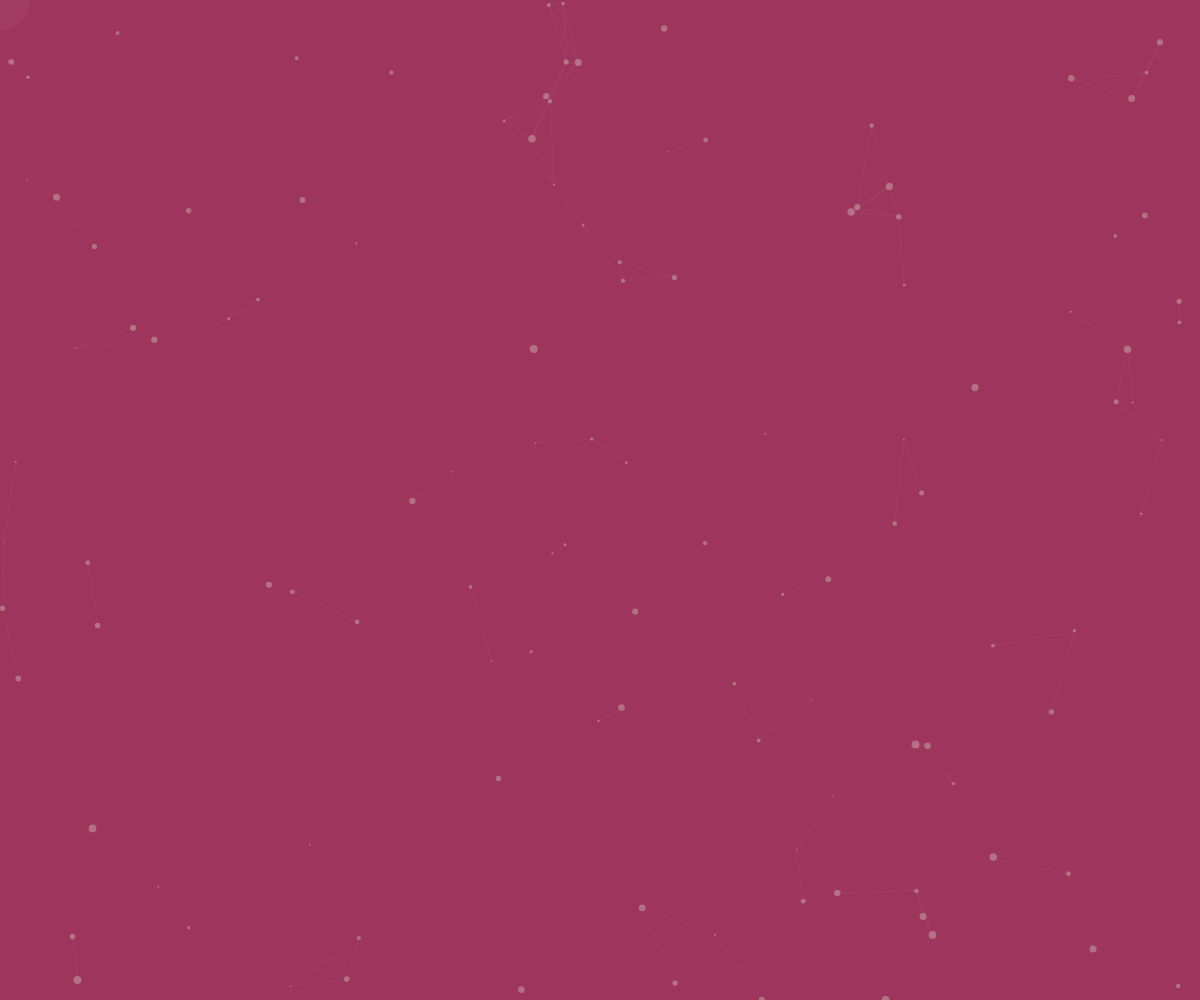
Frame 1 (no input)
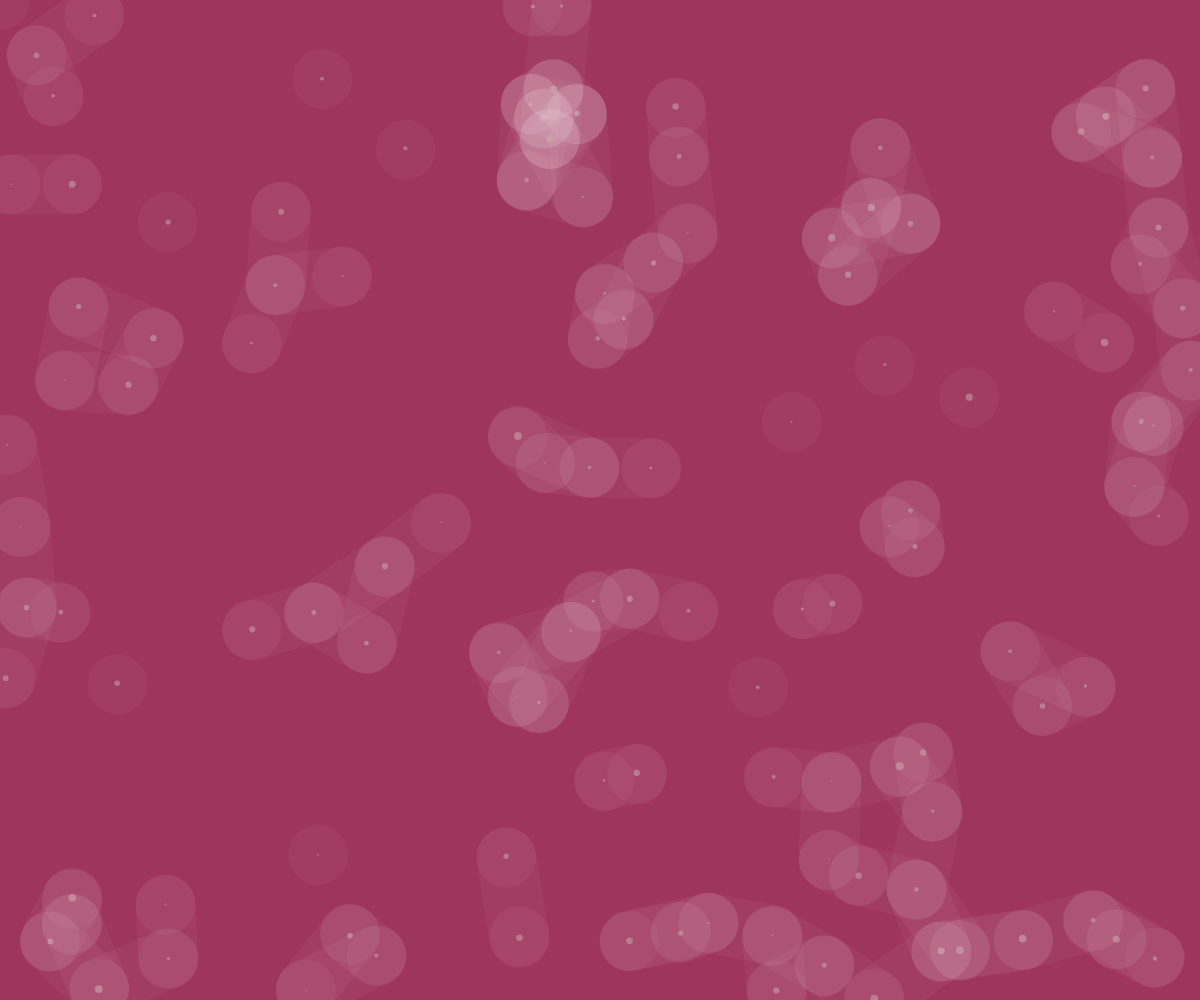
Frame 60 (no input)
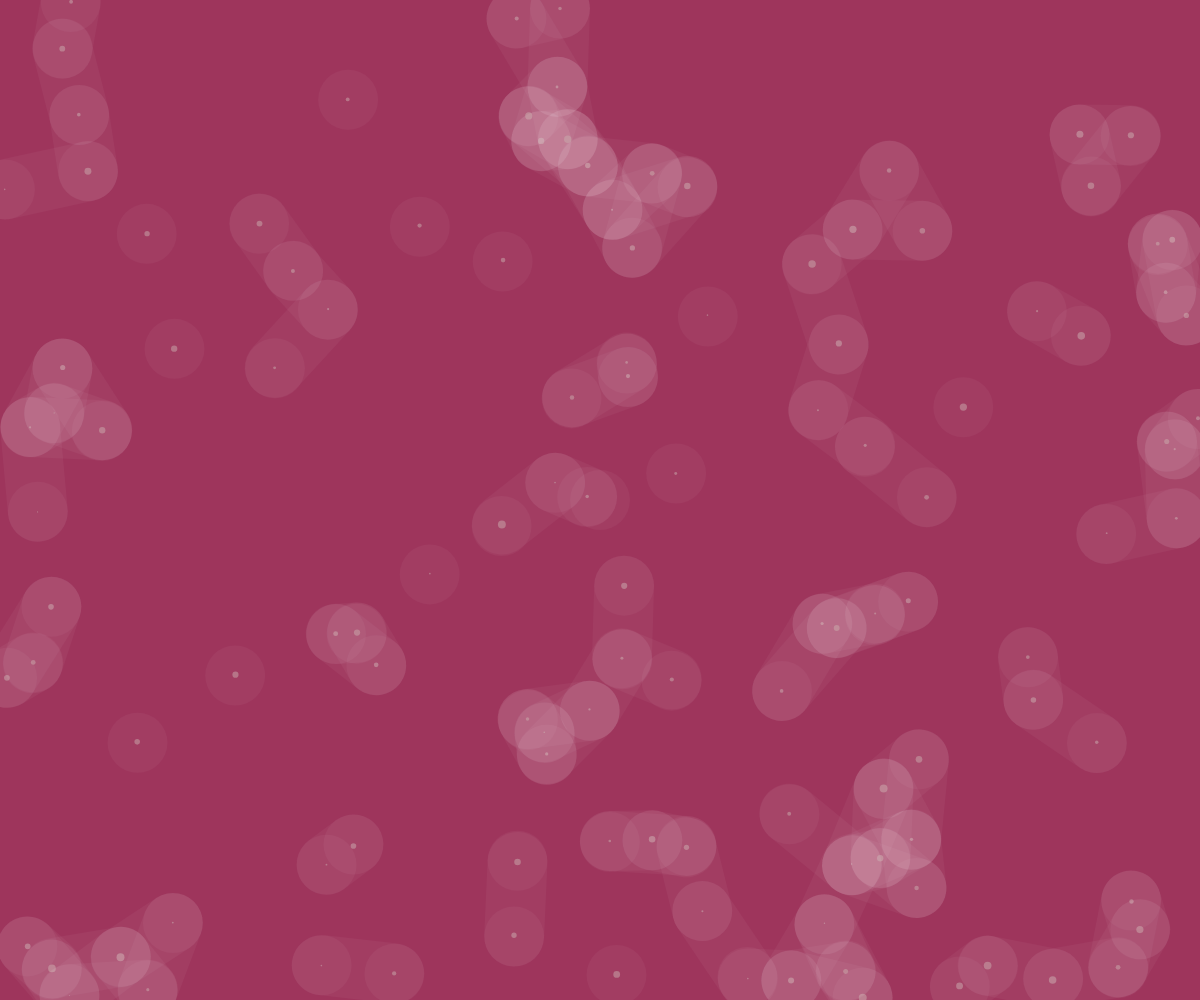
Frame 120 (the mouse pressed at the canvas centre since frame 60)

The p5.js sketch that drew these frames (run headless with seeded random() and noise() and a simulated clock; from frame 60 on, the mouse is pressed at the canvas centre):

// p5.js sketch
// ── sketch.js


// this class describes the properties of a single particle.
class Particle {
// setting the co-ordinates, radius and the
// speed of a particle in both the co-ordinates axes.
  constructor(){
    this.x = random(0,width);
    this.y = random(0,height);
    this.r = random(1,8);
    this.xSpeed = random(-0.5,0.5);
    this.ySpeed = random(-0.3,1.5);
  }

// creation of a particle.
  createParticle() {
    noStroke();
    fill('rgba(200,169,169,0.5)');
    circle(this.x,this.y,this.r);
  }

// setting the particle in motion.
  moveParticle() {
    if(this.x < 0 || this.x > width)
      this.xSpeed*=-1;
    if(this.y < 0 || this.y > height)
      this.ySpeed*=-1;
    this.x+=this.xSpeed;
    this.y+=this.ySpeed;
  }

// this function creates the connections(lines)
// between particles which are less than a certain distance apart
  joinParticles(particles) {
    particles.forEach(element =>{
      let dis = dist(this.x,this.y,element.x,element.y);
      if(dis<85) {
        stroke('rgba(255,255,255,0.04)');
        line(this.x,this.y,element.x,element.y);
      }
    });
  }
}

// an array to add multiple particles
let particles = [];

function setup() {
  createCanvas(windowWidth, windowHeight);
  for(let i = 0;i<width/10;i++){
    particles.push(new Particle());
  }
}

function draw() {
  background('#9E355C');
  for(let i = 0;i<particles.length;i++) {
    particles[i].createParticle();
    particles[i].moveParticle();
    particles[i].joinParticles(particles.slice(i));
  }
//styles for point
  smooth();
  fill(120);
  //stroke(40, 200, 100);
  strokeWeight(60);
  point(mouseX, mouseY);
}
